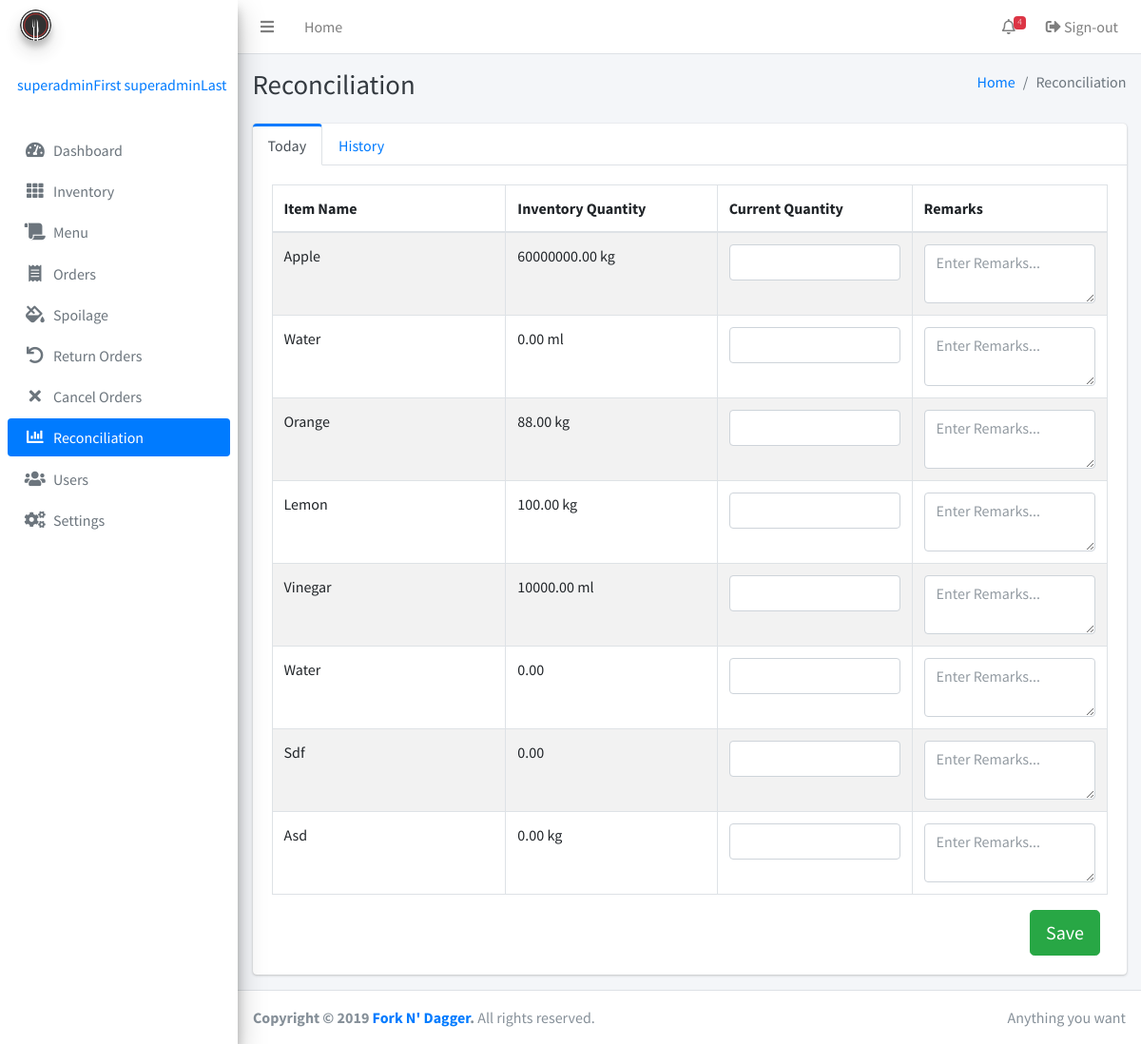
The page /reconciliation.php (signed in) on the database as committed earlier.
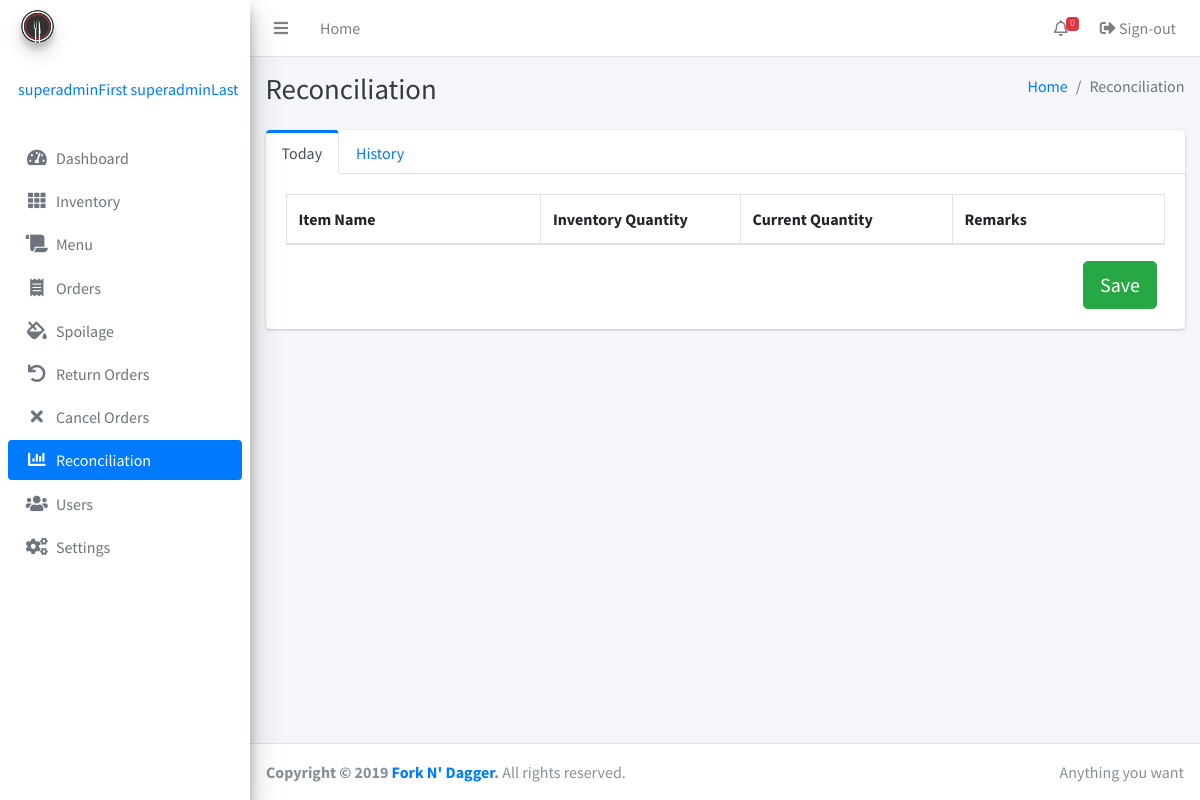
The same page on the database as committed later.
### tables this page shows
CREATE TABLE IF NOT EXISTS `inventory` (
  `id` bigint(255) NOT NULL AUTO_INCREMENT,
  `itemname` varchar(255) NOT NULL,
  `description` varchar(255) NOT NULL,
  `quantity` decimal(65,2) UNSIGNED NOT NULL,
  `lowquantity` decimal(65,2) DEFAULT NULL,
  `categoryID` int(255) DEFAULT NULL,
  `unitID` int(255) DEFAULT NULL,
  `timestamp` timestamp(6) NOT NULL,
  `adminID` int(255) NOT NULL,
  PRIMARY KEY (`id`)
);

CREATE TABLE IF NOT EXISTS `uom` (
  `id` bigint(255) NOT NULL AUTO_INCREMENT,
  `uomname` varchar(255) NOT NULL,
  PRIMARY KEY (`id`),
  UNIQUE KEY `name` (`uomname`)
);

### inc/session.php (called while the page is built, shortened)
<?php
	include 'inc/conn.php';;
	if(isset($_SESSION['admin'])){
		$query = $conn -> prepare("SELECT * FROM admins WHERE id = ? ");
		$query -> bind_param("s", $variable);
		$query -> execute();
		$result = $query->get_result();
		$user = mysqli_fetch_assoc($result);
		$role = $user['role'];
	}
	else{
		header('location: home.php');
		exit();
	}
?>

### reconciliation.php (the view, shortened to what this page needs)
<?php include 'inc/session.php'; ?>
<?php include 'inc/header.php'; ?>
<body class="hold-transition sidebar-mini">
<div class="wrapper">
<?php
$current = "reconciliation";
include 'inc/navbar.php'; ?>
  <div class="content-wrapper">
    <div class="content-header">
      <div class="container-fluid">
        <div class="row mb-2">
          <div class="col-sm-6">
            <h1 class="m-0 text-dark">Reconciliation</h1>
          </div>
          <div class="col-sm-6">
            <ol class="breadcrumb float-sm-right">
              <li class="breadcrumb-item"><a href="#">Home</a></li>
              <li class="breadcrumb-item active">Reconciliation</li>
            </ol>
          </div>
        </div>
      </div>
    </div>
    <div class="content">
      <div class="container-fluid">
        <?php if ($role == 'Super User'): ?>
        <div class="row">
          <div class="col-12">
            <div class="card card-primary card-outline card-outline-tabs">
              <div class="card-header p-0 border-bottom-0">
                <ul class="nav nav-tabs" id="custom-tabs-three-tab" role="tablist">
                  <li class="nav-item">
                    <a class="nav-link active" id="custom-tabs-three-home-tab" data-toggle="pill" href="#custom-tabs-three-home" role="tab" aria-controls="custom-tabs-three-home" aria-selected="true">Today</a>
                  </li>
                  <li class="nav-item">
                    <a class="nav-link" id="custom-tabs-three-profile-tab" data-toggle="pill" href="#custom-tabs-three-profile" role="tab" aria-controls="custom-tabs-three-profile" aria-selected="false">History</a>
                  </li>
                </ul>
              </div>
              <div class="card-body">
                <div class="tab-content" id="custom-tabs-three-tabContent">
                  <div class="tab-pane fade show active" id="custom-tabs-three-home" role="tabpanel" aria-labelledby="custom-tabs-three-home-tab">
                    <form role="form" action="reconciliation.php" method="POST">
                    <table class="table table-bordered table-striped display">
                    <thead>
                    <tr>
                      <th width="120">Item Name</th>
                      <th width="20">Inventory Quantity</th>
                      <th width="100">Current Quantity</th>
                      <th width="100">Remarks</th>
                    </tr>
                    </thead>
                    <tbody>
                    <?php
                    $result3 = mysqli_query($conn, "SELECT * FROM inventory join uom on inventory.unitID = uom.id");
                    while ($row = mysqli_fetch_array($result3)) {
                          ?>
                    <tr>
                      <td><input type="hidden" name="inventoryID[]" value="<?php echo $row['id'];?>"><?php echo ucwords($row['itemname']);?></td>
                      <td><?php echo $row['quantity'];?> <?php echo $row['uomname'];?></td>
                      <td><input type="number" step="0.01" class="form-control" name="quantity[]"></td>
                      <td><textarea class="form-control" rows="2" placeholder="Enter Remarks..." name="remarks[]"></textarea></td>
                    </tr>
                    <?php   } ?>
                    </tbody>
                  </table>
                  <div class="col-12 text-right">
                    <button type="button" class="btn btn-success btn-lg" data-toggle="modal" data-target="#recon">Save</button>
                  </div>
                  </div>
                </div>
              </div>
            </div>
          </div>
        </div>
      </div>
        <?php endif ?>
    </div>
  </div>
  <?php include 'inc/footer.php'; ?>
</div>
</body>
</html>

### inc/header.php (shortened to what this page needs)
<!DOCTYPE html>
<html lang="en">
<head>
  <link rel="stylesheet" href="plugins/fontawesome-free/css/all.min.css">
  <link rel="stylesheet" href="dist/css/adminlte.min.css">
  <link rel="stylesheet" href="plugins/datatables-bs4/css/dataTables.bootstrap4.css">
  <link rel="stylesheet" href="plugins/select2/css/select2.min.css">
  <link rel="stylesheet" href="plugins/select2-bootstrap4-theme/select2-bootstrap4.min.css">
  <link rel="stylesheet" href="plugins/icheck-bootstrap/icheck-bootstrap.min.css">
</head>

### inc/navbar.php (shortened to what this page needs)
  <nav class="main-header navbar navbar-expand navbar-white navbar-light">
    <ul class="navbar-nav">
      <li class="nav-item">
        <a class="nav-link" data-widget="pushmenu" href="#"><i class="fas fa-bars"></i></a>
      </li>
      <li class="nav-item d-none d-sm-inline-block">
        <a href="index3.html" class="nav-link">Home</a>
      </li>
    </ul>
    <ul class="navbar-nav ml-auto">
      <li class="nav-item dropdown">
        <a class="nav-link" data-toggle="dropdown" href="#">
          <i class="far fa-bell"></i>
        <?php
        $result3 = mysqli_query($conn, "SELECT count(*) as counted FROM inventory where lowquantity >= quantity or quantity = 0");
         $row1 = mysqli_fetch_assoc($result3);
         $counted = $row1['counted'];
         echo '<span class="badge badge-danger navbar-badge">'.$counted.'</span>';
        ?>
        </a>
      </li>
      <li class="nav-item">
        <a class="nav-link" href="logout.php"><i class="nav-icon fas fa-sign-out-alt"></i> Sign-out</a>
      </li>
    </ul>
  </nav>
  <aside class="main-sidebar sidebar-gray elevation-4">
    <a href="index3.html" class="brand-link">
      <img src="image/logo.png" alt="Fork N' Dagger Logo" class="brand-image img-circle elevation-3"
           style="opacity: .8">
      <span class="brand-text font-weight-light">Fork N' Dagger</span>
    </a>
    <div class="sidebar">
      <div class="user-panel mt-3 pb-3 mb-3 d-flex">
        <div class="info">
          <a href="#" class="d-block"><?php echo $user['firstname']. ' '.$user['lastname']; ?></a>
        </div>
      </div>
<?php
switch ($role): ?>
<?php case "Super User": ?>
      <nav class="mt-2">
        <ul class="nav nav-pills nav-sidebar flex-column" data-widget="treeview" role="menu" data-accordion="false">
          <li class="nav-item">
            <a href="index.php" class="nav-link <?php if($current == 'Dashboard') {echo 'active';} ?>">
              <i class="nav-icon fas fa-tachometer-alt"></i>
              <p>
                Dashboard
              </p>
            </a>
          </li>
          <li class="nav-item">
            <a href="inventory.php" class="nav-link <?php if($current == 'inventory') {echo 'active';} ?>" >
              <i class="nav-icon fas fa-th"></i>
              <p>
                Inventory
              </p>
            </a>
          </li>
          <li class="nav-item">
            <a href="menu.php" class="nav-link <?php if($current == 'menu') {echo 'active';} ?>">
              <i class="nav-icon fas fa-scroll"></i>
              <p>
                Menu
              </p>
            </a>
          </li>
          <li class="nav-item">
            <a href="order.php" class="nav-link <?php if($current == 'order') {echo 'active';} ?>">
              <i class="nav-icon fas fa-receipt"></i>
              <p>
                Orders
              </p>
            </a>
          </li>
          <li class="nav-item">
            <a href="spoilage.php" class="nav-link <?php if($current == 'spoilage') {echo 'active';} ?>">
              <i class="nav-icon fas fa-fill-drip"></i>
              <p>
                Spoilage
              </p>
            </a>
          </li>
          <li class="nav-item">
            <a href="returnorders.php" class="nav-link <?php if($current == 'return') {echo 'active';} ?>">
              <i class="nav-icon fas fa-undo"></i>
              <p>
                Return Orders
              </p>
            </a>
          </li>
          <li class="nav-item">
            <a href="cancelorders.php" class="nav-link <?php if($current == 'cancel') {echo 'active';} ?>">
              <i class="nav-icon fas fa-times"></i>
              <p>
                Cancel Orders
              </p>
            </a>
          </li>
          <li class="nav-item">
            <a href="reconciliation.php" class="nav-link <?php if($current == 'reconciliation') {echo 'active';} ?>">
              <i class="nav-icon fas fa-chart-bar"></i>
              <p>
                Reconciliation
              </p>
            </a>
          </li>
          <li class="nav-item">
            <a href="users.php" class="nav-link <?php if($current == 'users') {echo 'active';} ?>">
              <i class="nav-icon fas fa-users"></i>
              <p>
                Users
              </p>
            </a>
          </li>
          <li class="nav-item">
            <a href="settings.php" class="nav-link <?php if($current == 'settings') {echo 'active';} ?>">
              <i class="nav-icon fas fa-cogs"></i>
              <p>
                Settings
              </p>
            </a>
          </li>
        </ul>
      </nav>
<?php break; ?>
<?php endswitch; ?>
    </div>
  </aside>

### inc/footer.php
<footer class="main-footer">
	<div class="float-right d-none d-sm-inline">
	  Anything you want
	</div>
	<strong>Copyright &copy; 2019 <a href="">Fork N' Dagger</a>.</strong> All rights reserved.
</footer>

### inc/header.php (style rules this page uses)
p, h1, h2, h3, h4, h5, h6, label, td, dt, dd { user-select: none; -webkit-user-select: none; -khtml-user-select: none; -moz-user-select: none; -ms-user-select: none; }

Rows that differ between the two databases and show on the page:
removed inventory: itemname "Apple", quantity "60000000.00", uom.uomname "kg"
removed inventory: itemname "Water", quantity "0.00", uom.uomname "ml"
removed inventory: itemname "Orange", quantity "88.00", uom.uomname "kg"
removed inventory: itemname "Lemon", quantity "100.00", uom.uomname "kg"
removed inventory: itemname "Vinegar", quantity "10000.00", uom.uomname "ml"
removed inventory: itemname "Water", quantity "0.00"
removed inventory: itemname "Sdf", quantity "0.00"
removed inventory: itemname "Asd", quantity "0.00", uom.uomname "kg"
Other text that changed with them:
$counted: "4" → "0"
